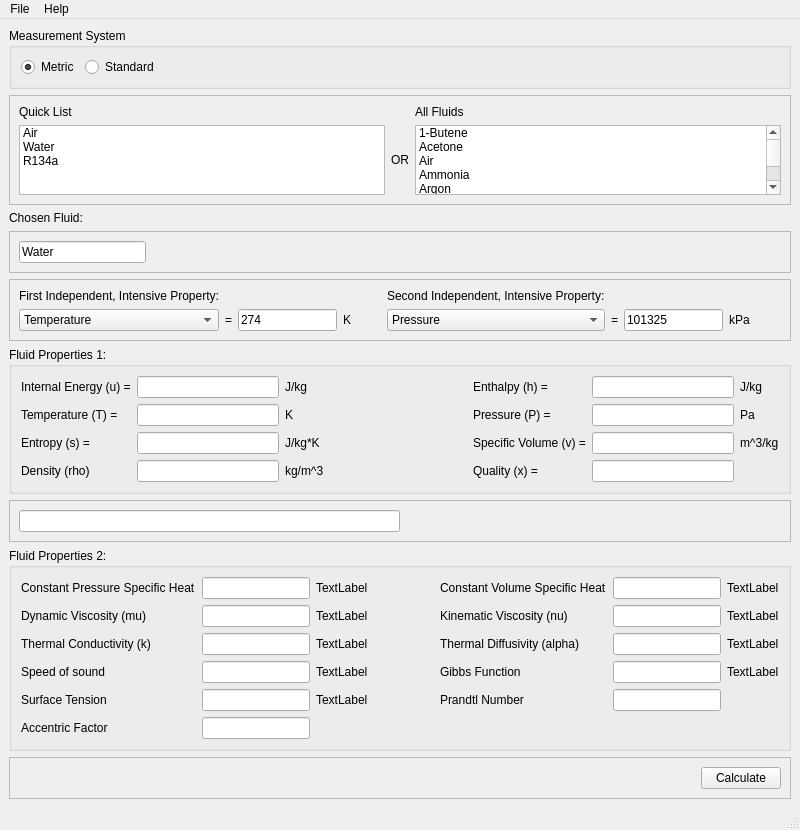
<?xml version="1.0" encoding="UTF-8"?>
<ui version="4.0">
 <class>MainWindow</class>
 <widget class="QMainWindow" name="MainWindow">
  <property name="geometry">
   <rect>
    <x>0</x>
    <y>0</y>
    <width>800</width>
    <height>653</height>
   </rect>
  </property>
  <property name="windowTitle">
   <string>MainWindow</string>
  </property>
  <widget class="QWidget" name="centralwidget">
   <layout class="QGridLayout" name="gridLayout">
    <item row="3" column="0">
     <widget class="QLabel" name="label_chosenFluid">
      <property name="text">
       <string>Chosen Fluid:</string>
      </property>
     </widget>
    </item>
    <item row="0" column="0">
     <widget class="QGroupBox" name="groupBox_3">
      <property name="title">
       <string>Measurement System</string>
      </property>
      <layout class="QGridLayout" name="gridLayout_2">
       <item row="0" column="0">
        <widget class="QRadioButton" name="radioButton_metric">
         <property name="text">
          <string>Metric</string>
         </property>
         <property name="checked">
          <bool>true</bool>
         </property>
        </widget>
       </item>
       <item row="0" column="1">
        <widget class="QRadioButton" name="radioButton_standard">
         <property name="text">
          <string>Standard</string>
         </property>
        </widget>
       </item>
       <item row="0" column="2">
        <spacer name="horizontalSpacer_11">
         <property name="orientation">
          <enum>Qt::Horizontal</enum>
         </property>
         <property name="sizeHint" stdset="0">
          <size>
           <width>40</width>
           <height>20</height>
          </size>
         </property>
        </spacer>
       </item>
      </layout>
     </widget>
    </item>
    <item row="6" column="0">
     <widget class="QGroupBox" name="groupBox_2">
      <property name="title">
       <string>Fluid Properties 1:</string>
      </property>
      <layout class="QGridLayout" name="gridLayout_7">
       <item row="0" column="0">
        <widget class="QLabel" name="label_internalEnergy">
         <property name="text">
          <string>Internal Energy (u) =</string>
         </property>
        </widget>
       </item>
       <item row="1" column="0">
        <widget class="QLabel" name="label_temperature">
         <property name="text">
          <string>Temperature (T) =</string>
         </property>
        </widget>
       </item>
       <item row="0" column="1">
        <widget class="QLineEdit" name="lineEdit_internalEnergy">
         <property name="readOnly">
          <bool>true</bool>
         </property>
        </widget>
       </item>
       <item row="2" column="0">
        <widget class="QLabel" name="label_entropy">
         <property name="text">
          <string>Entropy (s) =</string>
         </property>
        </widget>
       </item>
       <item row="1" column="2">
        <widget class="QLabel" name="label_temperatureUnits">
         <property name="text">
          <string>K</string>
         </property>
        </widget>
       </item>
       <item row="1" column="4">
        <widget class="QLabel" name="label_pressure">
         <property name="text">
          <string>Pressure (P) =</string>
         </property>
        </widget>
       </item>
       <item row="0" column="4">
        <widget class="QLabel" name="label_enthalpy">
         <property name="text">
          <string>Enthalpy (h) =</string>
         </property>
        </widget>
       </item>
       <item row="2" column="2">
        <widget class="QLabel" name="label_entropyUnits">
         <property name="text">
          <string>J/kg*K</string>
         </property>
        </widget>
       </item>
       <item row="0" column="3">
        <spacer name="horizontalSpacer">
         <property name="orientation">
          <enum>Qt::Horizontal</enum>
         </property>
         <property name="sizeHint" stdset="0">
          <size>
           <width>40</width>
           <height>20</height>
          </size>
         </property>
        </spacer>
       </item>
       <item row="0" column="2">
        <widget class="QLabel" name="label_internalEnergyUnits">
         <property name="text">
          <string>J/kg</string>
         </property>
        </widget>
       </item>
       <item row="1" column="5">
        <widget class="QLineEdit" name="lineEdit_pressure">
         <property name="readOnly">
          <bool>true</bool>
         </property>
        </widget>
       </item>
       <item row="2" column="4">
        <widget class="QLabel" name="label_specificVolume">
         <property name="text">
          <string>Specific Volume (v) =</string>
         </property>
        </widget>
       </item>
       <item row="1" column="1">
        <widget class="QLineEdit" name="lineEdit_temperature">
         <property name="readOnly">
          <bool>true</bool>
         </property>
        </widget>
       </item>
       <item row="0" column="5">
        <widget class="QLineEdit" name="lineEdit_Enthalpy">
         <property name="readOnly">
          <bool>true</bool>
         </property>
        </widget>
       </item>
       <item row="2" column="5">
        <widget class="QLineEdit" name="lineEdit_specificVolume">
         <property name="readOnly">
          <bool>true</bool>
         </property>
        </widget>
       </item>
       <item row="0" column="6">
        <widget class="QLabel" name="label_enthalpyUnits">
         <property name="text">
          <string>J/kg</string>
         </property>
        </widget>
       </item>
       <item row="1" column="6">
        <widget class="QLabel" name="label_pressureUnits">
         <property name="text">
          <string>Pa</string>
         </property>
        </widget>
       </item>
       <item row="2" column="6">
        <widget class="QLabel" name="label_specificVolumeUnits">
         <property name="text">
          <string>m^3/kg</string>
         </property>
        </widget>
       </item>
       <item row="3" column="1">
        <widget class="QLineEdit" name="lineEdit_density">
         <property name="readOnly">
          <bool>true</bool>
         </property>
        </widget>
       </item>
       <item row="3" column="0">
        <widget class="QLabel" name="label_density">
         <property name="text">
          <string>Density (rho)</string>
         </property>
        </widget>
       </item>
       <item row="3" column="4">
        <widget class="QLabel" name="label_quality">
         <property name="text">
          <string>Quality (x) =</string>
         </property>
        </widget>
       </item>
       <item row="3" column="5">
        <widget class="QLineEdit" name="lineEdit_quality">
         <property name="readOnly">
          <bool>true</bool>
         </property>
        </widget>
       </item>
       <item row="3" column="2">
        <widget class="QLabel" name="label_densityUnits">
         <property name="text">
          <string>kg/m^3</string>
         </property>
        </widget>
       </item>
       <item row="2" column="1">
        <widget class="QLineEdit" name="lineEdit_entropy">
         <property name="text">
          <string/>
         </property>
         <property name="readOnly">
          <bool>true</bool>
         </property>
        </widget>
       </item>
      </layout>
     </widget>
    </item>
    <item row="10" column="0">
     <widget class="QGroupBox" name="groupBox">
      <property name="title">
       <string>Fluid Properties 2:</string>
      </property>
      <layout class="QGridLayout" name="gridLayout_6">
       <item row="2" column="4">
        <widget class="QLabel" name="label_thermalDiffusivity">
         <property name="text">
          <string>Thermal Diffusivity (alpha)</string>
         </property>
        </widget>
       </item>
       <item row="4" column="1">
        <widget class="QLineEdit" name="lineEdit_surfaceTension">
         <property name="readOnly">
          <bool>true</bool>
         </property>
        </widget>
       </item>
       <item row="2" column="1">
        <widget class="QLineEdit" name="lineEdit_thermalConductivity">
         <property name="readOnly">
          <bool>true</bool>
         </property>
        </widget>
       </item>
       <item row="1" column="5">
        <widget class="QLineEdit" name="lineEdit_kinematicViscosity">
         <property name="readOnly">
          <bool>true</bool>
         </property>
        </widget>
       </item>
       <item row="3" column="0">
        <widget class="QLabel" name="label_speedOfSound">
         <property name="text">
          <string>Speed of sound</string>
         </property>
        </widget>
       </item>
       <item row="2" column="5">
        <widget class="QLineEdit" name="lineEdit_thermalDiffusivity">
         <property name="readOnly">
          <bool>true</bool>
         </property>
        </widget>
       </item>
       <item row="0" column="2">
        <widget class="QLabel" name="label_constantPressureSpecificHeatUnits">
         <property name="text">
          <string>TextLabel</string>
         </property>
        </widget>
       </item>
       <item row="1" column="2">
        <widget class="QLabel" name="label_dynamicViscosityUnits">
         <property name="text">
          <string>TextLabel</string>
         </property>
        </widget>
       </item>
       <item row="0" column="0">
        <widget class="QLabel" name="label_constantPressureSpecificHeat">
         <property name="text">
          <string>Constant Pressure Specific Heat</string>
         </property>
        </widget>
       </item>
       <item row="0" column="4">
        <widget class="QLabel" name="label_constantVolumeSpecificHeat">
         <property name="text">
          <string>Constant Volume Specific Heat</string>
         </property>
        </widget>
       </item>
       <item row="4" column="0">
        <widget class="QLabel" name="label_surfaceTension">
         <property name="text">
          <string>Surface Tension</string>
         </property>
        </widget>
       </item>
       <item row="5" column="0">
        <widget class="QLabel" name="label_accentricFactor">
         <property name="text">
          <string>Accentric Factor</string>
         </property>
        </widget>
       </item>
       <item row="0" column="1">
        <widget class="QLineEdit" name="lineEdit_constantPressureSpecificHeat">
         <property name="readOnly">
          <bool>true</bool>
         </property>
        </widget>
       </item>
       <item row="1" column="0">
        <widget class="QLabel" name="label_dynamicViscosity">
         <property name="text">
          <string>Dynamic Viscosity (mu)</string>
         </property>
        </widget>
       </item>
       <item row="2" column="2">
        <widget class="QLabel" name="label_thermalConductivityUnits">
         <property name="text">
          <string>TextLabel</string>
         </property>
        </widget>
       </item>
       <item row="0" column="3">
        <spacer name="horizontalSpacer_10">
         <property name="orientation">
          <enum>Qt::Horizontal</enum>
         </property>
         <property name="sizeHint" stdset="0">
          <size>
           <width>40</width>
           <height>20</height>
          </size>
         </property>
        </spacer>
       </item>
       <item row="0" column="5">
        <widget class="QLineEdit" name="lineEdit_constantVolumeSpecificHeat">
         <property name="readOnly">
          <bool>true</bool>
         </property>
        </widget>
       </item>
       <item row="2" column="0">
        <widget class="QLabel" name="label_thermalConductivity">
         <property name="text">
          <string>Thermal Conductivity (k)</string>
         </property>
        </widget>
       </item>
       <item row="5" column="1">
        <widget class="QLineEdit" name="lineEdit_accentricFactor">
         <property name="readOnly">
          <bool>true</bool>
         </property>
        </widget>
       </item>
       <item row="1" column="4">
        <widget class="QLabel" name="label_kinematicViscosity">
         <property name="text">
          <string>Kinematic Viscosity (nu)</string>
         </property>
        </widget>
       </item>
       <item row="1" column="1">
        <widget class="QLineEdit" name="lineEdit_dynamicViscosity">
         <property name="readOnly">
          <bool>true</bool>
         </property>
        </widget>
       </item>
       <item row="4" column="2">
        <widget class="QLabel" name="label_surfaceTensionUnits">
         <property name="text">
          <string>TextLabel</string>
         </property>
        </widget>
       </item>
       <item row="3" column="2">
        <widget class="QLabel" name="label_speedOfSoundUnits">
         <property name="text">
          <string>TextLabel</string>
         </property>
        </widget>
       </item>
       <item row="3" column="1">
        <widget class="QLineEdit" name="lineEdit_speedOfSound">
         <property name="readOnly">
          <bool>true</bool>
         </property>
        </widget>
       </item>
       <item row="0" column="6">
        <widget class="QLabel" name="label_constantVolumeSpecificHeatUnits">
         <property name="text">
          <string>TextLabel</string>
         </property>
        </widget>
       </item>
       <item row="1" column="6">
        <widget class="QLabel" name="label_kinematicViscosityUnits">
         <property name="text">
          <string>TextLabel</string>
         </property>
        </widget>
       </item>
       <item row="2" column="6">
        <widget class="QLabel" name="label_thermalDiffusivityUnits">
         <property name="text">
          <string>TextLabel</string>
         </property>
        </widget>
       </item>
       <item row="3" column="4">
        <widget class="QLabel" name="label_gibbsFunction">
         <property name="text">
          <string>Gibbs Function</string>
         </property>
        </widget>
       </item>
       <item row="3" column="5">
        <widget class="QLineEdit" name="lineEdit_gibbsFunction">
         <property name="readOnly">
          <bool>true</bool>
         </property>
        </widget>
       </item>
       <item row="3" column="6">
        <widget class="QLabel" name="label_gibbsFunctionUnits">
         <property name="text">
          <string>TextLabel</string>
         </property>
        </widget>
       </item>
       <item row="4" column="4">
        <widget class="QLabel" name="label_prandtlNumber">
         <property name="text">
          <string>Prandtl Number</string>
         </property>
        </widget>
       </item>
       <item row="4" column="5">
        <widget class="QLineEdit" name="lineEdit_prandtlNumber">
         <property name="readOnly">
          <bool>true</bool>
         </property>
        </widget>
       </item>
      </layout>
     </widget>
    </item>
    <item row="4" column="0">
     <widget class="QFrame" name="frame_4">
      <property name="frameShape">
       <enum>QFrame::StyledPanel</enum>
      </property>
      <property name="frameShadow">
       <enum>QFrame::Raised</enum>
      </property>
      <layout class="QGridLayout" name="gridLayout_5">
       <item row="0" column="2">
        <spacer name="horizontalSpacer_5">
         <property name="orientation">
          <enum>Qt::Horizontal</enum>
         </property>
         <property name="sizeHint" stdset="0">
          <size>
           <width>40</width>
           <height>20</height>
          </size>
         </property>
        </spacer>
       </item>
       <item row="0" column="1">
        <spacer name="horizontalSpacer_2">
         <property name="orientation">
          <enum>Qt::Horizontal</enum>
         </property>
         <property name="sizeHint" stdset="0">
          <size>
           <width>40</width>
           <height>20</height>
          </size>
         </property>
        </spacer>
       </item>
       <item row="0" column="0">
        <widget class="QLineEdit" name="lineEdit_chosenFluid">
         <property name="acceptDrops">
          <bool>false</bool>
         </property>
         <property name="text">
          <string>Water</string>
         </property>
         <property name="readOnly">
          <bool>true</bool>
         </property>
        </widget>
       </item>
       <item row="0" column="3">
        <spacer name="horizontalSpacer_6">
         <property name="orientation">
          <enum>Qt::Horizontal</enum>
         </property>
         <property name="sizeHint" stdset="0">
          <size>
           <width>40</width>
           <height>20</height>
          </size>
         </property>
        </spacer>
       </item>
       <item row="0" column="4">
        <spacer name="horizontalSpacer_7">
         <property name="orientation">
          <enum>Qt::Horizontal</enum>
         </property>
         <property name="sizeHint" stdset="0">
          <size>
           <width>40</width>
           <height>20</height>
          </size>
         </property>
        </spacer>
       </item>
       <item row="0" column="5">
        <spacer name="horizontalSpacer_8">
         <property name="orientation">
          <enum>Qt::Horizontal</enum>
         </property>
         <property name="sizeHint" stdset="0">
          <size>
           <width>40</width>
           <height>20</height>
          </size>
         </property>
        </spacer>
       </item>
      </layout>
     </widget>
    </item>
    <item row="11" column="0">
     <spacer name="verticalSpacer">
      <property name="orientation">
       <enum>Qt::Vertical</enum>
      </property>
      <property name="sizeHint" stdset="0">
       <size>
        <width>20</width>
        <height>40</height>
       </size>
      </property>
     </spacer>
    </item>
    <item row="12" column="0">
     <widget class="QFrame" name="frame_5">
      <property name="frameShape">
       <enum>QFrame::StyledPanel</enum>
      </property>
      <property name="frameShadow">
       <enum>QFrame::Raised</enum>
      </property>
      <layout class="QHBoxLayout" name="horizontalLayout">
       <item>
        <spacer name="horizontalSpacer_9">
         <property name="orientation">
          <enum>Qt::Horizontal</enum>
         </property>
         <property name="sizeHint" stdset="0">
          <size>
           <width>40</width>
           <height>20</height>
          </size>
         </property>
        </spacer>
       </item>
       <item>
        <widget class="QPushButton" name="pushButton_calculate">
         <property name="text">
          <string>Calculate</string>
         </property>
        </widget>
       </item>
      </layout>
     </widget>
    </item>
    <item row="5" column="0">
     <widget class="QFrame" name="frame_3">
      <property name="frameShape">
       <enum>QFrame::StyledPanel</enum>
      </property>
      <property name="frameShadow">
       <enum>QFrame::Raised</enum>
      </property>
      <layout class="QGridLayout" name="gridLayout_4">
       <item row="1" column="11">
        <widget class="QLabel" name="label_secondPropertyUnits">
         <property name="text">
          <string>kPa</string>
         </property>
        </widget>
       </item>
       <item row="1" column="2">
        <widget class="QLabel" name="label_27">
         <property name="text">
          <string>=</string>
         </property>
        </widget>
       </item>
       <item row="1" column="4">
        <widget class="QLabel" name="label_firstPropertyUnits">
         <property name="text">
          <string>K</string>
         </property>
        </widget>
       </item>
       <item row="0" column="0">
        <widget class="QLabel" name="label_firstProperty">
         <property name="text">
          <string>First Independent, Intensive Property:</string>
         </property>
        </widget>
       </item>
       <item row="0" column="6">
        <widget class="QLabel" name="label_secondProperty">
         <property name="text">
          <string>Second Independent, Intensive Property:</string>
         </property>
        </widget>
       </item>
       <item row="1" column="9">
        <widget class="QLineEdit" name="lineEdit_secondPropertyValue">
         <property name="text">
          <string>101325</string>
         </property>
        </widget>
       </item>
       <item row="1" column="6">
        <widget class="QComboBox" name="comboBox_secondProperty">
         <item>
          <property name="text">
           <string>Pressure</string>
          </property>
         </item>
         <item>
          <property name="text">
           <string>Density</string>
          </property>
         </item>
         <item>
          <property name="text">
           <string>Quality</string>
          </property>
         </item>
         <item>
          <property name="text">
           <string>Enthalpy</string>
          </property>
         </item>
         <item>
          <property name="text">
           <string>Entropy</string>
          </property>
         </item>
        </widget>
       </item>
       <item row="1" column="3">
        <widget class="QLineEdit" name="lineEdit_firstPropertyValue">
         <property name="text">
          <string>274</string>
         </property>
        </widget>
       </item>
       <item row="1" column="0">
        <widget class="QComboBox" name="comboBox_firstProperty">
         <item>
          <property name="text">
           <string>Temperature</string>
          </property>
         </item>
         <item>
          <property name="text">
           <string>Pressure</string>
          </property>
         </item>
         <item>
          <property name="text">
           <string>Enthalpy</string>
          </property>
         </item>
         <item>
          <property name="text">
           <string>Entropy</string>
          </property>
         </item>
         <item>
          <property name="text">
           <string>Quality</string>
          </property>
         </item>
         <item>
          <property name="text">
           <string>Density</string>
          </property>
         </item>
         <item>
          <property name="text">
           <string>Specific Volume</string>
          </property>
         </item>
        </widget>
       </item>
       <item row="1" column="5">
        <spacer name="horizontalSpacer_3">
         <property name="orientation">
          <enum>Qt::Horizontal</enum>
         </property>
         <property name="sizeHint" stdset="0">
          <size>
           <width>40</width>
           <height>20</height>
          </size>
         </property>
        </spacer>
       </item>
       <item row="1" column="8">
        <widget class="QLabel" name="label_28">
         <property name="text">
          <string>=</string>
         </property>
        </widget>
       </item>
       <item row="1" column="12">
        <spacer name="horizontalSpacer_4">
         <property name="orientation">
          <enum>Qt::Horizontal</enum>
         </property>
         <property name="sizeHint" stdset="0">
          <size>
           <width>40</width>
           <height>20</height>
          </size>
         </property>
        </spacer>
       </item>
      </layout>
     </widget>
    </item>
    <item row="2" column="0">
     <widget class="QFrame" name="frame_2">
      <property name="frameShape">
       <enum>QFrame::StyledPanel</enum>
      </property>
      <property name="frameShadow">
       <enum>QFrame::Raised</enum>
      </property>
      <layout class="QGridLayout" name="gridLayout_3">
       <item row="1" column="2">
        <widget class="QListWidget" name="listWidget_allFluids">
         <item>
          <property name="text">
           <string>1-Butene</string>
          </property>
         </item>
         <item>
          <property name="text">
           <string>Acetone</string>
          </property>
         </item>
         <item>
          <property name="text">
           <string>Air</string>
          </property>
         </item>
         <item>
          <property name="text">
           <string>Ammonia</string>
          </property>
         </item>
         <item>
          <property name="text">
           <string>Argon</string>
          </property>
         </item>
         <item>
          <property name="text">
           <string>Benzene</string>
          </property>
         </item>
         <item>
          <property name="text">
           <string>CarbonDioxide</string>
          </property>
         </item>
         <item>
          <property name="text">
           <string>CarbonMonoxide</string>
          </property>
         </item>
         <item>
          <property name="text">
           <string>CarbonylSulfide</string>
          </property>
         </item>
         <item>
          <property name="text">
           <string>CycloHexane</string>
          </property>
         </item>
         <item>
          <property name="text">
           <string>CycloPropane</string>
          </property>
         </item>
         <item>
          <property name="text">
           <string>Cyclopentane</string>
          </property>
         </item>
         <item>
          <property name="text">
           <string>D4</string>
          </property>
         </item>
         <item>
          <property name="text">
           <string>D5</string>
          </property>
         </item>
         <item>
          <property name="text">
           <string>D6</string>
          </property>
         </item>
         <item>
          <property name="text">
           <string>Deuterium</string>
          </property>
         </item>
         <item>
          <property name="text">
           <string>Dichloroethane</string>
          </property>
         </item>
         <item>
          <property name="text">
           <string>DiethylEther</string>
          </property>
         </item>
         <item>
          <property name="text">
           <string>DimethylCarbonate</string>
          </property>
         </item>
         <item>
          <property name="text">
           <string>DimethylEther</string>
          </property>
         </item>
         <item>
          <property name="text">
           <string>Ethane</string>
          </property>
         </item>
         <item>
          <property name="text">
           <string>Ethanol</string>
          </property>
         </item>
         <item>
          <property name="text">
           <string>EthylBenzene</string>
          </property>
         </item>
         <item>
          <property name="text">
           <string>Ethylene</string>
          </property>
         </item>
         <item>
          <property name="text">
           <string>EthyleneOxide</string>
          </property>
         </item>
         <item>
          <property name="text">
           <string>Fluorine</string>
          </property>
         </item>
         <item>
          <property name="text">
           <string>HFE143m</string>
          </property>
         </item>
         <item>
          <property name="text">
           <string>HeavyWater</string>
          </property>
         </item>
         <item>
          <property name="text">
           <string>Helium</string>
          </property>
         </item>
         <item>
          <property name="text">
           <string>Hydrogen</string>
          </property>
         </item>
         <item>
          <property name="text">
           <string>HydrogenChloride</string>
          </property>
         </item>
         <item>
          <property name="text">
           <string>HydrogenSulfide</string>
          </property>
         </item>
         <item>
          <property name="text">
           <string>IsoButane</string>
          </property>
         </item>
         <item>
          <property name="text">
           <string>IsoButene</string>
          </property>
         </item>
         <item>
          <property name="text">
           <string>Isohexane</string>
          </property>
         </item>
         <item>
          <property name="text">
           <string>Isopentane</string>
          </property>
         </item>
         <item>
          <property name="text">
           <string>Krypton</string>
          </property>
         </item>
         <item>
          <property name="text">
           <string>MD2M</string>
          </property>
         </item>
         <item>
          <property name="text">
           <string>MD3M</string>
          </property>
         </item>
         <item>
          <property name="text">
           <string>MD4M</string>
          </property>
         </item>
         <item>
          <property name="text">
           <string>MDM</string>
          </property>
         </item>
         <item>
          <property name="text">
           <string>MM</string>
          </property>
         </item>
         <item>
          <property name="text">
           <string>Methane</string>
          </property>
         </item>
         <item>
          <property name="text">
           <string>Methanol</string>
          </property>
         </item>
         <item>
          <property name="text">
           <string>MethylLinoleate</string>
          </property>
         </item>
         <item>
          <property name="text">
           <string>MethylLinolenate</string>
          </property>
         </item>
         <item>
          <property name="text">
           <string>MethylOleate</string>
          </property>
         </item>
         <item>
          <property name="text">
           <string>MethylPalmitate</string>
          </property>
         </item>
         <item>
          <property name="text">
           <string>MethylStearate</string>
          </property>
         </item>
         <item>
          <property name="text">
           <string>Neon</string>
          </property>
         </item>
         <item>
          <property name="text">
           <string>Neopentane</string>
          </property>
         </item>
         <item>
          <property name="text">
           <string>Nitrogen</string>
          </property>
         </item>
         <item>
          <property name="text">
           <string>NitrousOxide</string>
          </property>
         </item>
         <item>
          <property name="text">
           <string>Novec649</string>
          </property>
         </item>
         <item>
          <property name="text">
           <string>OrthoDeuterium</string>
          </property>
         </item>
         <item>
          <property name="text">
           <string>OrthoHydrogen</string>
          </property>
         </item>
         <item>
          <property name="text">
           <string>Oxygen</string>
          </property>
         </item>
         <item>
          <property name="text">
           <string>ParaDeuterium</string>
          </property>
         </item>
         <item>
          <property name="text">
           <string>ParaHydrogen</string>
          </property>
         </item>
         <item>
          <property name="text">
           <string>Propylene</string>
          </property>
         </item>
         <item>
          <property name="text">
           <string>Propyne</string>
          </property>
         </item>
         <item>
          <property name="text">
           <string>R11</string>
          </property>
         </item>
         <item>
          <property name="text">
           <string>R113</string>
          </property>
         </item>
         <item>
          <property name="text">
           <string>R114</string>
          </property>
         </item>
         <item>
          <property name="text">
           <string>R115</string>
          </property>
         </item>
         <item>
          <property name="text">
           <string>R116</string>
          </property>
         </item>
         <item>
          <property name="text">
           <string>R12</string>
          </property>
         </item>
         <item>
          <property name="text">
           <string>R123</string>
          </property>
         </item>
         <item>
          <property name="text">
           <string>R1233zd(E)</string>
          </property>
         </item>
         <item>
          <property name="text">
           <string>R1234yf</string>
          </property>
         </item>
         <item>
          <property name="text">
           <string>R1234ze(E)</string>
          </property>
         </item>
         <item>
          <property name="text">
           <string>R1234ze(Z)</string>
          </property>
         </item>
         <item>
          <property name="text">
           <string>R124</string>
          </property>
         </item>
         <item>
          <property name="text">
           <string>R1243zf</string>
          </property>
         </item>
         <item>
          <property name="text">
           <string>R125</string>
          </property>
         </item>
         <item>
          <property name="text">
           <string>R13</string>
          </property>
         </item>
         <item>
          <property name="text">
           <string>R134a</string>
          </property>
         </item>
         <item>
          <property name="text">
           <string>R13I1</string>
          </property>
         </item>
         <item>
          <property name="text">
           <string>R14</string>
          </property>
         </item>
         <item>
          <property name="text">
           <string>R141b</string>
          </property>
         </item>
         <item>
          <property name="text">
           <string>R142b</string>
          </property>
         </item>
         <item>
          <property name="text">
           <string>R143a</string>
          </property>
         </item>
         <item>
          <property name="text">
           <string>R152A</string>
          </property>
         </item>
         <item>
          <property name="text">
           <string>R161</string>
          </property>
         </item>
         <item>
          <property name="text">
           <string>R21</string>
          </property>
         </item>
         <item>
          <property name="text">
           <string>R218</string>
          </property>
         </item>
         <item>
          <property name="text">
           <string>R22</string>
          </property>
         </item>
         <item>
          <property name="text">
           <string>R227EA</string>
          </property>
         </item>
         <item>
          <property name="text">
           <string>R23</string>
          </property>
         </item>
         <item>
          <property name="text">
           <string>R236EA</string>
          </property>
         </item>
         <item>
          <property name="text">
           <string>R236FA</string>
          </property>
         </item>
         <item>
          <property name="text">
           <string>R245ca</string>
          </property>
         </item>
         <item>
          <property name="text">
           <string>R245fa</string>
          </property>
         </item>
         <item>
          <property name="text">
           <string>R32</string>
          </property>
         </item>
         <item>
          <property name="text">
           <string>R365MFC</string>
          </property>
         </item>
         <item>
          <property name="text">
           <string>R40</string>
          </property>
         </item>
         <item>
          <property name="text">
           <string>R404A</string>
          </property>
         </item>
         <item>
          <property name="text">
           <string>R407C</string>
          </property>
         </item>
         <item>
          <property name="text">
           <string>R41</string>
          </property>
         </item>
         <item>
          <property name="text">
           <string>R410A</string>
          </property>
         </item>
         <item>
          <property name="text">
           <string>R507A</string>
          </property>
         </item>
         <item>
          <property name="text">
           <string>RC318</string>
          </property>
         </item>
         <item>
          <property name="text">
           <string>SES36</string>
          </property>
         </item>
         <item>
          <property name="text">
           <string>SulfurDioxide</string>
          </property>
         </item>
         <item>
          <property name="text">
           <string>SulfurHexafluoride</string>
          </property>
         </item>
         <item>
          <property name="text">
           <string>Toluene</string>
          </property>
         </item>
         <item>
          <property name="text">
           <string>Water</string>
          </property>
         </item>
         <item>
          <property name="text">
           <string>Xenon</string>
          </property>
         </item>
         <item>
          <property name="text">
           <string>cis-2-Butene</string>
          </property>
         </item>
         <item>
          <property name="text">
           <string>m-Xylene</string>
          </property>
         </item>
         <item>
          <property name="text">
           <string>n-Butane</string>
          </property>
         </item>
         <item>
          <property name="text">
           <string>n-Decane</string>
          </property>
         </item>
         <item>
          <property name="text">
           <string>n-Dodecane</string>
          </property>
         </item>
         <item>
          <property name="text">
           <string>n-Heptane</string>
          </property>
         </item>
         <item>
          <property name="text">
           <string>n-Hexane</string>
          </property>
         </item>
         <item>
          <property name="text">
           <string>n-Nonane</string>
          </property>
         </item>
         <item>
          <property name="text">
           <string>n-Octane</string>
          </property>
         </item>
         <item>
          <property name="text">
           <string>n-Pentane</string>
          </property>
         </item>
         <item>
          <property name="text">
           <string>n-Propane</string>
          </property>
         </item>
         <item>
          <property name="text">
           <string>n-Undecane</string>
          </property>
         </item>
         <item>
          <property name="text">
           <string>o-Xylene</string>
          </property>
         </item>
         <item>
          <property name="text">
           <string>p-Xylene</string>
          </property>
         </item>
         <item>
          <property name="text">
           <string>trans-2-Butene</string>
          </property>
         </item>
        </widget>
       </item>
       <item row="1" column="0">
        <widget class="QListWidget" name="listWidget_quickList">
         <item>
          <property name="text">
           <string>Air</string>
          </property>
         </item>
         <item>
          <property name="text">
           <string>Water</string>
          </property>
         </item>
         <item>
          <property name="text">
           <string>R134a</string>
          </property>
         </item>
        </widget>
       </item>
       <item row="0" column="0">
        <widget class="QLabel" name="label_quickList">
         <property name="text">
          <string>Quick List</string>
         </property>
        </widget>
       </item>
       <item row="0" column="2">
        <widget class="QLabel" name="label_allFluids">
         <property name="text">
          <string>All Fluids</string>
         </property>
        </widget>
       </item>
       <item row="1" column="1">
        <widget class="QLabel" name="label_or">
         <property name="text">
          <string>OR</string>
         </property>
        </widget>
       </item>
      </layout>
     </widget>
    </item>
    <item row="7" column="0">
     <spacer name="verticalSpacer_2">
      <property name="orientation">
       <enum>Qt::Vertical</enum>
      </property>
      <property name="sizeHint" stdset="0">
       <size>
        <width>20</width>
        <height>40</height>
       </size>
      </property>
     </spacer>
    </item>
    <item row="8" column="0">
     <widget class="QFrame" name="frame">
      <property name="frameShape">
       <enum>QFrame::StyledPanel</enum>
      </property>
      <property name="frameShadow">
       <enum>QFrame::Raised</enum>
      </property>
      <layout class="QGridLayout" name="gridLayout_8">
       <item row="0" column="0">
        <widget class="QLineEdit" name="lineEdit_phaseMessage"/>
       </item>
       <item row="0" column="1">
        <spacer name="horizontalSpacer_12">
         <property name="orientation">
          <enum>Qt::Horizontal</enum>
         </property>
         <property name="sizeHint" stdset="0">
          <size>
           <width>40</width>
           <height>20</height>
          </size>
         </property>
        </spacer>
       </item>
      </layout>
     </widget>
    </item>
   </layout>
  </widget>
  <widget class="QMenuBar" name="menubar">
   <property name="geometry">
    <rect>
     <x>0</x>
     <y>0</y>
     <width>800</width>
     <height>21</height>
    </rect>
   </property>
   <widget class="QMenu" name="menuFile">
    <property name="title">
     <string>File</string>
    </property>
   </widget>
   <widget class="QMenu" name="menuHelp">
    <property name="title">
     <string>Help</string>
    </property>
   </widget>
   <addaction name="menuFile"/>
   <addaction name="menuHelp"/>
  </widget>
  <widget class="QStatusBar" name="statusbar"/>
 </widget>
 <resources/>
 <connections/>
</ui>
